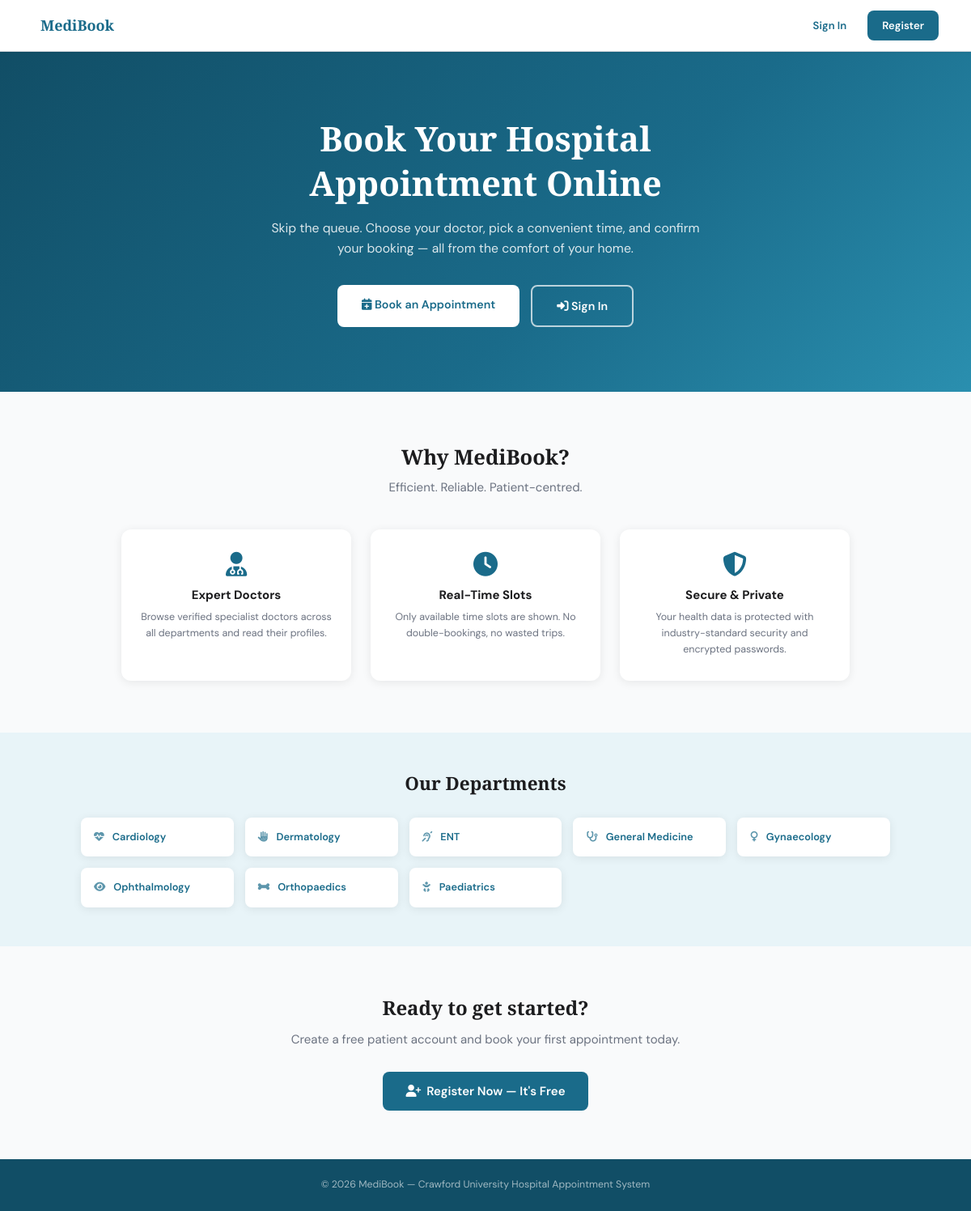
The page / on the database its author committed.
### tables this page shows
CREATE TABLE IF NOT EXISTS `departments` (
  `id`          INT AUTO_INCREMENT PRIMARY KEY,
  `name`        VARCHAR(100) NOT NULL UNIQUE,
  `description` TEXT
);

### index.php (the view, shortened to what this page needs)
<?php
require_once 'config.php';
$depts = [];
$res   = mysqli_query($conn, "SELECT name, description FROM departments ORDER BY name");
while ($row = mysqli_fetch_assoc($res)) { $depts[] = $row; }
?>
<!DOCTYPE html>
<html lang="en">
<head>
  <link rel="stylesheet" href="https://cdnjs.cloudflare.com/ajax/libs/font-awesome/6.5.0/css/all.min.css">
  <link rel="stylesheet" href="<?= BASE_URL ?>/assets/css/main.css">
</head>
<body>
<nav class="landing-nav">
  <div class="brand"><i class="fa fa-hospital-o"></i> MediBook</div>
  <div class="nav-links">
    <a href="<?= BASE_URL ?>/auth/login.php">Sign In</a>
    <a href="<?= BASE_URL ?>/auth/register.php" class="btn-nav">Register</a>
  </div>
</nav>
<section class="hero">
  <h1>Book Your Hospital<br>Appointment Online</h1>
  <p>Skip the queue. Choose your doctor, pick a convenient time, and confirm your booking — all from the comfort of your home.</p>
  <div class="hero-btns">
    <a href="<?= BASE_URL ?>/auth/register.php" class="btn-white"><i class="fa fa-calendar-plus"></i> Book an Appointment</a>
    <a href="<?= BASE_URL ?>/auth/login.php"    class="btn-outline-w"><i class="fa fa-sign-in-alt"></i> Sign In</a>
  </div>
</section>
<section class="features-section">
  <h2>Why MediBook?</h2>
  <p class="sub">Efficient. Reliable. Patient-centred.</p>
  <div class="features-grid">
    <div class="feature-card">
      <i class="fa fa-user-md"></i>
      <h3>Expert Doctors</h3>
      <p>Browse verified specialist doctors across all departments and read their profiles.</p>
    </div>
    <div class="feature-card">
      <i class="fa fa-clock"></i>
      <h3>Real-Time Slots</h3>
      <p>Only available time slots are shown. No double-bookings, no wasted trips.</p>
    </div>
    <div class="feature-card">
      <i class="fa fa-shield-alt"></i>
      <h3>Secure & Private</h3>
      <p>Your health data is protected with industry-standard security and encrypted passwords.</p>
    </div>
  </div>
</section>
<section class="depts-section">
  <h2>Our Departments</h2>
  <div class="depts-grid">
    <?php
    $dept_icons = [
      'General Medicine' => 'fa-stethoscope', 'Cardiology' => 'fa-heartbeat',
      'Paediatrics' => 'fa-baby', 'Gynaecology' => 'fa-venus',
      'Orthopaedics' => 'fa-bone', 'Dermatology' => 'fa-allergies',
      'ENT' => 'fa-ear-deaf', 'Ophthalmology' => 'fa-eye',
    ];
    foreach ($depts as $d):
      $icon = $dept_icons[$d['name']] ?? 'fa-hospital';
    ?>
    <div class="dept-pill"><i class="fa <?= $icon ?>"></i> <?= htmlspecialchars($d['name']) ?></div>
    <?php endforeach; ?>
  </div>
</section>
<section class="cta-section">
  <h2>Ready to get started?</h2>
  <p>Create a free patient account and book your first appointment today.</p>
  <a href="<?= BASE_URL ?>/auth/register.php" class="btn btn-primary btn-lg">
    <i class="fa fa-user-plus"></i> Register Now — It's Free
  </a>
</section>
<footer class="landing-footer">
  &copy; <?= date('Y') ?> MediBook &mdash; Crawford University Hospital Appointment System
</footer>
</body>
</html>

### assets/css/main.css (style rules this page uses)
:root { --primary: #1A6B8A; --primary-dark: #114E66; --accent: #E8F4F8; --success: #2E7D32; --danger: #C62828; --warning: #F57F17; --text-main: #1C1C1E; --text-muted: #6B7280; --border: #D1D5DB; --bg: #F9FAFB; --white: #FFFFFF; --sidebar-w: 240px; --topbar-h: 60px; --radius: 8px; --shadow: 0 2px 12px rgba(0,0,0,.08); --shadow-lg: 0 8px 32px rgba(0,0,0,.12); }
*, *::before, *::after { box-sizing: border-box; margin: 0; padding: 0; }
html { font-size: 15px; scroll-behavior: smooth; }
body { font-family: 'DM Sans', sans-serif; color: var(--text-main); background: var(--bg); line-height: 1.6; min-height: 100vh; }
h1, h2, h3, h4, h5 { font-family: 'Playfair Display', serif; font-weight: 700; line-height: 1.3; }
a { color: var(--primary); text-decoration: none; }
body { display: flex; }
.btn { display: inline-flex; align-items: center; gap: 7px; padding: 9px 18px; border-radius: var(--radius); font-size: 0.88rem; font-weight: 600; border: none; transition: background .18s, box-shadow .18s; white-space: nowrap; }
.btn-primary { background: var(--primary); color: var(--white); }
.btn-lg { padding: 12px 28px; font-size: 1rem; }

### index.php (style rules this page uses)
body { display: block; background: var(--bg); }
.landing-nav { background: var(--white); border-bottom: 1px solid var(--border); padding: 0 40px; display: flex; align-items: center; justify-content: space-between; height: 64px; position: sticky; top: 0; z-index: 100; box-shadow: 0 1px 4px rgba(0,0,0,.06); }
.landing-nav .brand { display:flex; align-items:center; gap:10px; font-size:1.2rem; font-weight:700; color:var(--primary); font-family:'Playfair Display',serif; }
.nav-links { display:flex; gap:8px; }
.nav-links a { padding:8px 18px; border-radius:var(--radius); font-size:.88rem; font-weight:600; color:var(--primary); transition:background .18s; }
.nav-links .btn-nav { background:var(--primary); color:var(--white); }
.hero { background: linear-gradient(135deg, var(--primary-dark) 0%, var(--primary) 60%, #2A8FAF 100%); color: var(--white); padding: 80px 40px; text-align: center; }
.hero h1 { font-size: 2.8rem; color:var(--white); margin-bottom:16px; }
.hero p { font-size: 1.05rem; opacity:.85; max-width:560px; margin:0 auto 32px; }
.hero-btns { display:flex; gap:14px; justify-content:center; flex-wrap:wrap; }
.hero-btns a { padding:13px 30px; border-radius:var(--radius); font-size:.95rem; font-weight:600; transition:all .2s; }
.hero-btns .btn-white { background:var(--white); color:var(--primary); }
.hero-btns .btn-outline-w { background:transparent; border:2px solid rgba(255,255,255,.7); color:var(--white); }
.features-section { padding: 64px 40px; text-align:center; }
.features-section h2 { font-size:1.7rem; margin-bottom:8px; }
.features-section .sub { color:var(--text-muted); margin-bottom:40px; }
.features-grid { display:grid; grid-template-columns:repeat(3,1fr); gap:24px; max-width:900px; margin:0 auto; }
.feature-card { background:var(--white); border-radius:12px; padding:28px 22px; box-shadow:var(--shadow); }
.feature-card i { font-size:2rem; color:var(--primary); margin-bottom:14px; }
.feature-card h3 { font-size:1rem; margin-bottom:8px; font-family:'DM Sans',sans-serif; }
.feature-card p { font-size:.83rem; color:var(--text-muted); }
.depts-section { padding:48px 40px; background:var(--accent); }
.depts-section h2 { text-align:center; font-size:1.5rem; margin-bottom:28px; }
.depts-grid { display:grid; grid-template-columns:repeat(auto-fill,minmax(180px,1fr)); gap:14px; max-width:1000px; margin:0 auto; }
.dept-pill { background:var(--white); border-radius:var(--radius); padding:14px 16px; font-size:.85rem; font-weight:600; color:var(--primary); box-shadow:var(--shadow); display:flex; align-items:center; gap:10px; }
.dept-pill i { opacity:.7; }
.cta-section { padding:60px 40px; text-align:center; }
.cta-section h2 { font-size:1.6rem; margin-bottom:12px; }
.cta-section p { color:var(--text-muted); margin-bottom:28px; }
.landing-footer { background:var(--primary-dark); color:rgba(255,255,255,.6); text-align:center; padding:22px; font-size:.82rem; }

### rows shown on the page
departments: name "Cardiology"
departments: name "Dermatology"
departments: name "ENT"
departments: name "General Medicine"
departments: name "Gynaecology"
departments: name "Ophthalmology"
departments: name "Orthopaedics"
departments: name "Paediatrics"
